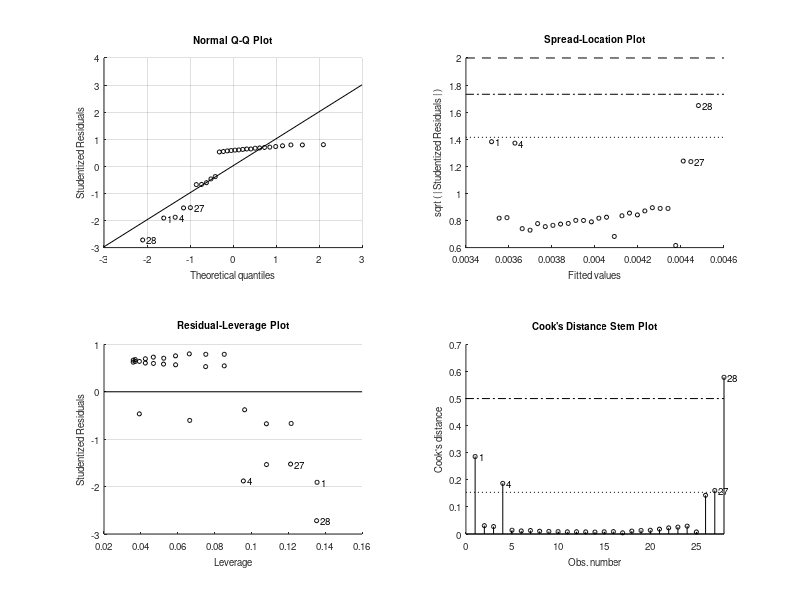

Recreate this plot in MATLAB. (Note: this script raises an error after producing the figure.)
clc;clear;close all;

data_low = csvread('kviscous_velocity_lowV.csv',1,0);
data = csvread('kviscous_velocity.csv',1,0);

Km = 0.036064542444157;
Ra = 3.714849119427301;

v_low = data_low(:,1);
i_low = data_low(:,2);
w_low = data_low(:,3);


v = vertcat(v_low,data(4:end,1));
i = vertcat(i_low,data(4:end,2));
w = vertcat(w_low,data(4:end,3));

Te = Km*i;

Tv_actual = 2.6e-6*(w*(2*pi/60))+0.0042;

fit1 = fitlm(v(48:end,1),Te(48:end,1))

fig_x = 400*2; fig_y = 225*2;
fitted = fit1.Fitted;
figure('Position',[100,100,fig_x,fig_y])
plot(w*(2*pi/60),Tv_actual,'g',w(48:end)*(2*pi/60), fitted,'-r',w*(2*pi/60),Te,'-bo')
grid on
legend('Coloumb Friction, actual','Fitted Line','Data Points', 'Location', 'northwest')
title('Torque as a Function of Angular Velocity')
xlabel('Angular Velocity [$\frac{Rad}{S}$]','interpreter','LaTex')
ylabel('Torque [$Nm$]','interpreter','LaTex')

figure('Position',[100,100,fig_x,fig_y])
plot(w(1:48)*(2*pi/60),Te(1:48),'-bo')
grid on
legend('Total Friction', 'Location', 'northwest')
title('Torque as a Function of Angular Velocity, Low $\omega_r$','interpreter','LaTex')
xlabel('Angular Velocity [$\frac{Rad}{S}$]','interpreter','LaTex')
ylabel('Torque [$Nm$]','interpreter','LaTex')

Tc = fit1.Coefficients.Estimate(1);

Kv = (Km*i-Tc)./(w*(2*pi/60));

figure('Position',[100,100,fig_x,fig_y])
plot(w*(2*pi/60),Kv,'-o')
grid on
title('Viscous Damping Factor as a Function of Angular Velocity')
xlabel('Angular Velocity [$\frac{Rad}{S}$]','interpreter','LaTex')
ylabel('Viscous Damping Factor [$Nm\cdot\frac{S}{Rad}$]','interpreter','LaTex')

Kv = sum(Kv(48:end))/length(Kv(48:end))
